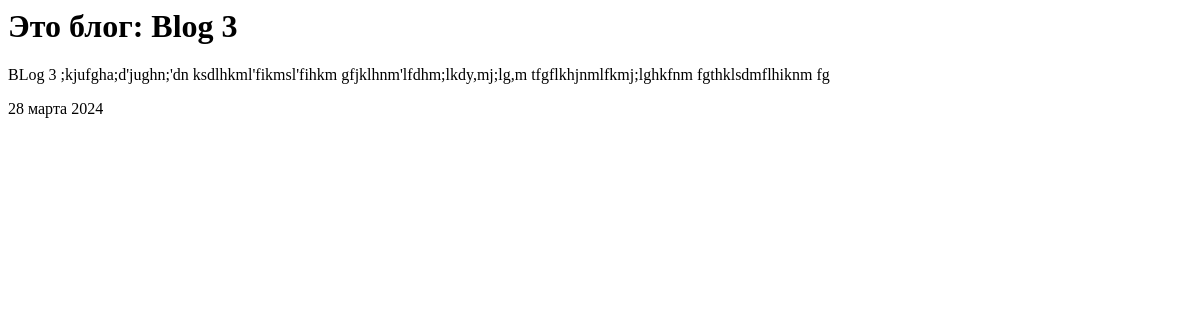
Page /blog/3 on the earlier database version.
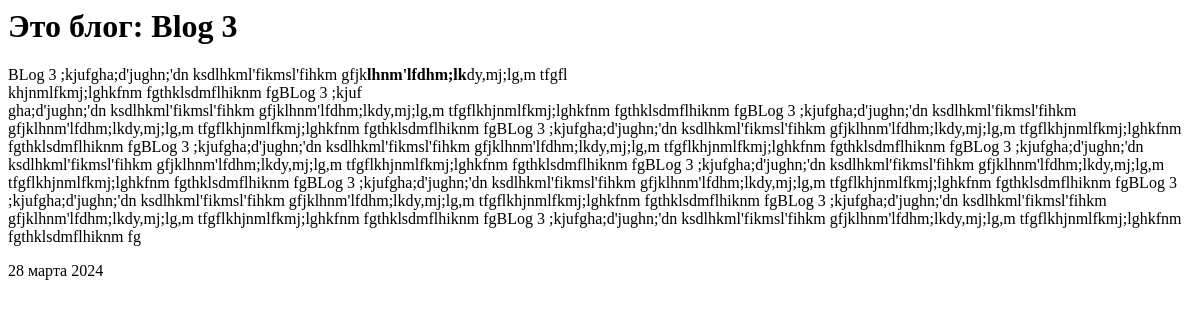
Same page on the later database version.
### blog/models.py (models this page shows, shortened)
class Blog(models.Model):
    title = models.CharField(max_length=200)
    text = models.TextField()
    date = models.DateField()

### blog/views.py (the view)
# urls.py: path('<int:blog_id>', views.detail, name="detail")
def detail(request, blog_id):
    blog = get_object_or_404(Blog, pk=blog_id)
    return render(request, 'blog/detail.html', {'blog': blog})

### blog/templates/blog/detail.html
<h1>Это блог:  {{ blog.title }}</h1>
<p>{{blog.text|safe}}</p>
<p>{{ blog.date|date:'j E Y' }}</p>

Differences in the rows shown:
changed Blog "Blog 3": text "BLog 3 ;kjufgha;d'jughn;'dn ksdlhkml'fikmsl'fihkm gfjklhnm'lfdhm;lkdy,mj;lg,m tfgflkhjnmlfkmj;lghkfnm fgthklsdmflhiknm fg" → "BLog 3 ;kjufgha;d'jughn;'dn ksdlhkml'fikmsl'fihkm gfjk lhnm'lfdhm;lk dy,mj;lg,m tfgfl khjnmlfkmj;lghkfnm fgthklsdmflhiknm fgBLog 3 ;kjuf gha;d'jughn;'dn ksdlhkml'fikmsl'fihkm gfjklhnm'lfdhm;lkdy,mj;lg,m tfgflkhjnmlfkmj;lghkfnm fgthklsdmflhiknm fgBLog 3 ;kjufgha;d'jughn;'dn ksdlhkml'fikmsl'fihkm gfjklhnm'lfdhm;lkdy,mj;lg,m tfgflkhjnmlfkmj;lghkfnm fgthklsdmflhiknm fgBLog 3 ;kjufgha;d'jughn;'dn ksdlhkml'fikmsl'fihkm gfjklhnm'lfdhm;lkdy,mj;lg,m tfgflkhjnmlfkmj;lghkfnm fgthklsdmflhiknm fgBLog 3 ;kjufgha;d'jughn;'dn ksdlhkml'fikmsl'fihkm gfjklhnm'lfdhm;lkdy,mj;lg,m tfgflkhjnmlfkmj;lghkfnm fgthklsdmflhiknm fgBLog 3 ;kjufgha;d'jughn;'dn ksdlhkml'fikmsl'fihkm gfjklhnm'lfdhm;lkdy,mj;lg,m…"
